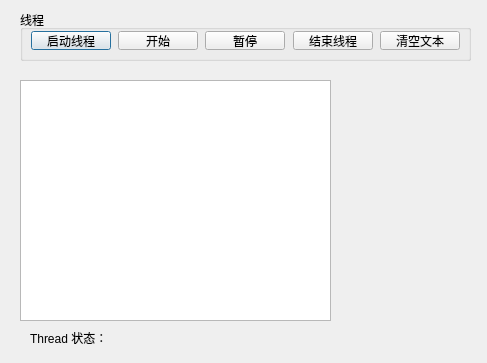
<?xml version="1.0" encoding="UTF-8"?>
<ui version="4.0">
 <class>Dialog</class>
 <widget class="QDialog" name="Dialog">
  <property name="geometry">
   <rect>
    <x>0</x>
    <y>0</y>
    <width>487</width>
    <height>363</height>
   </rect>
  </property>
  <property name="windowTitle">
   <string>Dialog</string>
  </property>
  <widget class="QGroupBox" name="groupBox">
   <property name="geometry">
    <rect>
     <x>20</x>
     <y>10</y>
     <width>451</width>
     <height>51</height>
    </rect>
   </property>
   <property name="title">
    <string>线程</string>
   </property>
   <widget class="QWidget" name="horizontalLayoutWidget">
    <property name="geometry">
     <rect>
      <x>0</x>
      <y>10</y>
      <width>451</width>
      <height>41</height>
     </rect>
    </property>
    <layout class="QHBoxLayout" name="horizontalLayout">
     <item>
      <widget class="QPushButton" name="pushButton">
       <property name="text">
        <string>启动线程</string>
       </property>
      </widget>
     </item>
     <item>
      <spacer name="horizontalSpacer_4">
       <property name="orientation">
        <enum>Qt::Horizontal</enum>
       </property>
       <property name="sizeHint" stdset="0">
        <size>
         <width>40</width>
         <height>20</height>
        </size>
       </property>
      </spacer>
     </item>
     <item>
      <widget class="QPushButton" name="pushButton_start">
       <property name="text">
        <string>开始</string>
       </property>
      </widget>
     </item>
     <item>
      <spacer name="horizontalSpacer_5">
       <property name="orientation">
        <enum>Qt::Horizontal</enum>
       </property>
       <property name="sizeHint" stdset="0">
        <size>
         <width>40</width>
         <height>20</height>
        </size>
       </property>
      </spacer>
     </item>
     <item>
      <widget class="QPushButton" name="pushButton_stop">
       <property name="text">
        <string>暂停</string>
       </property>
      </widget>
     </item>
     <item>
      <spacer name="horizontalSpacer_3">
       <property name="orientation">
        <enum>Qt::Horizontal</enum>
       </property>
       <property name="sizeHint" stdset="0">
        <size>
         <width>40</width>
         <height>20</height>
        </size>
       </property>
      </spacer>
     </item>
     <item>
      <widget class="QPushButton" name="pushButton_close">
       <property name="text">
        <string>结束线程</string>
       </property>
      </widget>
     </item>
     <item>
      <spacer name="horizontalSpacer_2">
       <property name="orientation">
        <enum>Qt::Horizontal</enum>
       </property>
       <property name="sizeHint" stdset="0">
        <size>
         <width>40</width>
         <height>20</height>
        </size>
       </property>
      </spacer>
     </item>
     <item>
      <widget class="QPushButton" name="pushButton_empty">
       <property name="text">
        <string>清空文本</string>
       </property>
      </widget>
     </item>
    </layout>
   </widget>
  </widget>
  <widget class="QLabel" name="LabA">
   <property name="geometry">
    <rect>
     <x>30</x>
     <y>330</y>
     <width>291</width>
     <height>16</height>
    </rect>
   </property>
   <property name="text">
    <string>Thread 状态：</string>
   </property>
  </widget>
  <widget class="QPlainTextEdit" name="plainTextEdit">
   <property name="geometry">
    <rect>
     <x>20</x>
     <y>80</y>
     <width>311</width>
     <height>241</height>
    </rect>
   </property>
  </widget>
  <widget class="QLabel" name="lab_pic">
   <property name="geometry">
    <rect>
     <x>350</x>
     <y>90</y>
     <width>111</width>
     <height>111</height>
    </rect>
   </property>
   <property name="text">
    <string/>
   </property>
  </widget>
 </widget>
 <layoutdefault spacing="6" margin="11"/>
 <resources/>
 <connections/>
</ui>
